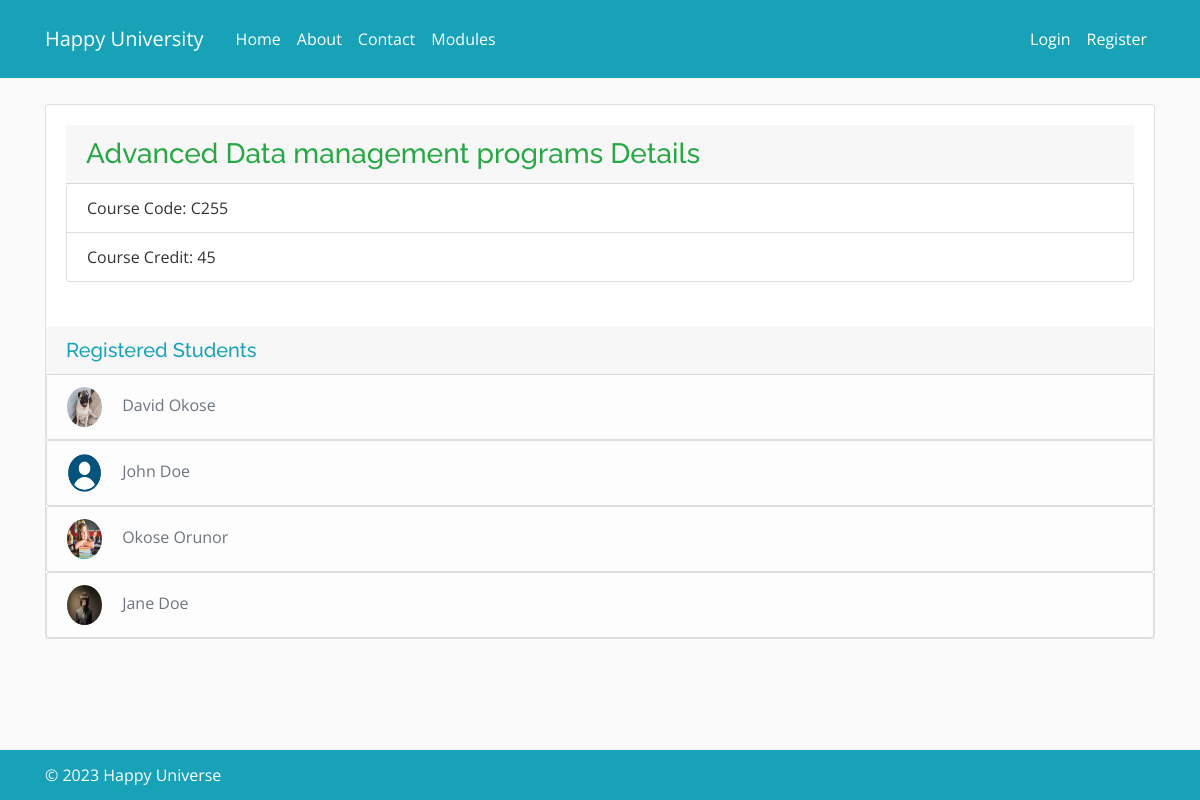
The page /module/C255/ on the database its author committed.
### courseapp/models.py (models this page shows, shortened)
class Module(models.Model):
    name = models.CharField(max_length=100)
    code = models.CharField(max_length=100)
    credit = models.IntegerField()
    description = models.TextField()
    category = models.CharField(max_length=100)
    availability = models.BooleanField(default=True)
    courses = models.ManyToManyField(Group, related_name="modules")

class Registration(models.Model):
    student = models.ForeignKey(
        Student, on_delete=models.CASCADE, related_name="registrations"
    )
    module = models.ForeignKey(Module, on_delete=models.CASCADE)
    registration_date = models.DateTimeField(auto_now_add=True)
    class Meta:
        unique_together = ["student", "module"]

### accounts/models.py (models this page shows, shortened)
class Student(models.Model):
    address = models.CharField(max_length=100)
    town = models.CharField(max_length=100)
    country = models.CharField(max_length=100)
    dob = models.DateField(null=True, blank=True)
    course = models.ForeignKey(Group, on_delete=models.CASCADE, blank=True, null=True)
    user = models.OneToOneField(User, on_delete=models.CASCADE)
    photo = models.ImageField(default="default.png", upload_to="profile_photos")

### courseapp/views.py (the view)
# urls.py: path("module/<str:code>/", views.module_detail, name="module_detail"),
def module_detail(request, code):
    module = get_object_or_404(Module, code=code)
    registered_students = Registration.objects.filter(module=module).select_related('student__user')
    module.registered_students = registered_students
    registered = False
    if request.user.is_authenticated:
        registered = Registration.objects.filter(
            student=request.user.student, module=module
        ).exists()
    context = {
        'module': module,
        "registered": registered,
        'registered_students': registered_students
        }
    return render(request, 'courseapp/module_detail.html', context)

### registrationapp/context_processor.py (called while the page is built)
def Courses(request):
    courses =Group.objects.all()
    return {"courses":courses}

### courseapp/templates/courseapp/module_detail.html (shortened to what this page needs)
{% extends "courseapp/base.html" %}
{% block content %}
<div class="container">
  <br>
  <div class="card">
  <div class="card-body">
    <h3 class="card-header text-success">{{ module.name }} Details</h3>
    <ul class="list-group">
      <li class="list-group-item">Course Code: {{ module.code }}</li>
      <li class="list-group-item">Course Credit: {{ module.credit }}</li>
    </ul> <br>
  </div>
  <div class="">
    <h5 class="text-info card-header">Registered Students</h5>
     {% if module.registered_students.exists %}
      {% for registration in module.registered_students %}
          <ul class="list-group">
              <li class="list-group-item list-group-item-light" data-aos="fade-in">
                  <img class="rounded-circle article-img" src="{{ registration.student.photo.url }}" >
                  <span class="article-content text-muted">{{ registration.student.user.first_name }} {{ registration.student.user.last_name }}</span>
              </li>
          </ul>
      {% endfor %}
  {% else %}
  <div class="card-body">
    <p>No student registered.</p>
  </div>
  {% endif %}
  </div>
      </div>
  <br>
</div>
{% endblock %}

### courseapp/static/css/style.css (style rules this page uses)
body { font-family: "Open Sans", sans-serif; color: #444444; }
h1, h2, h3, h4, h5, h6 { font-family: "Raleway", sans-serif; }
html { position: relative; min-height: 100%; }
body { background: #fafafa; color: #333333; margin-top: 5rem; margin-bottom: 50px; }
h1, h2, h3, h4, h5, h6 { color: #444444; }
ul { margin: 0; }
.article-content { white-space: pre-line; }
.article-img { height: 40px; width: 35px; margin-right: 16px; }

### rows shown on the page
Module: name "Advanced Data management programs", code "C255", credit "45"
Registration: student.photo (picture), student.user.first_name "David", student.user.last_name "Okose"
Registration: student.photo (placeholder picture), student.user.first_name "John", student.user.last_name "Doe"
Registration: student.photo (picture), student.user.first_name "Okose", student.user.last_name "Orunor"
Registration: student.photo (picture), student.user.first_name "Jane", student.user.last_name "Doe"
